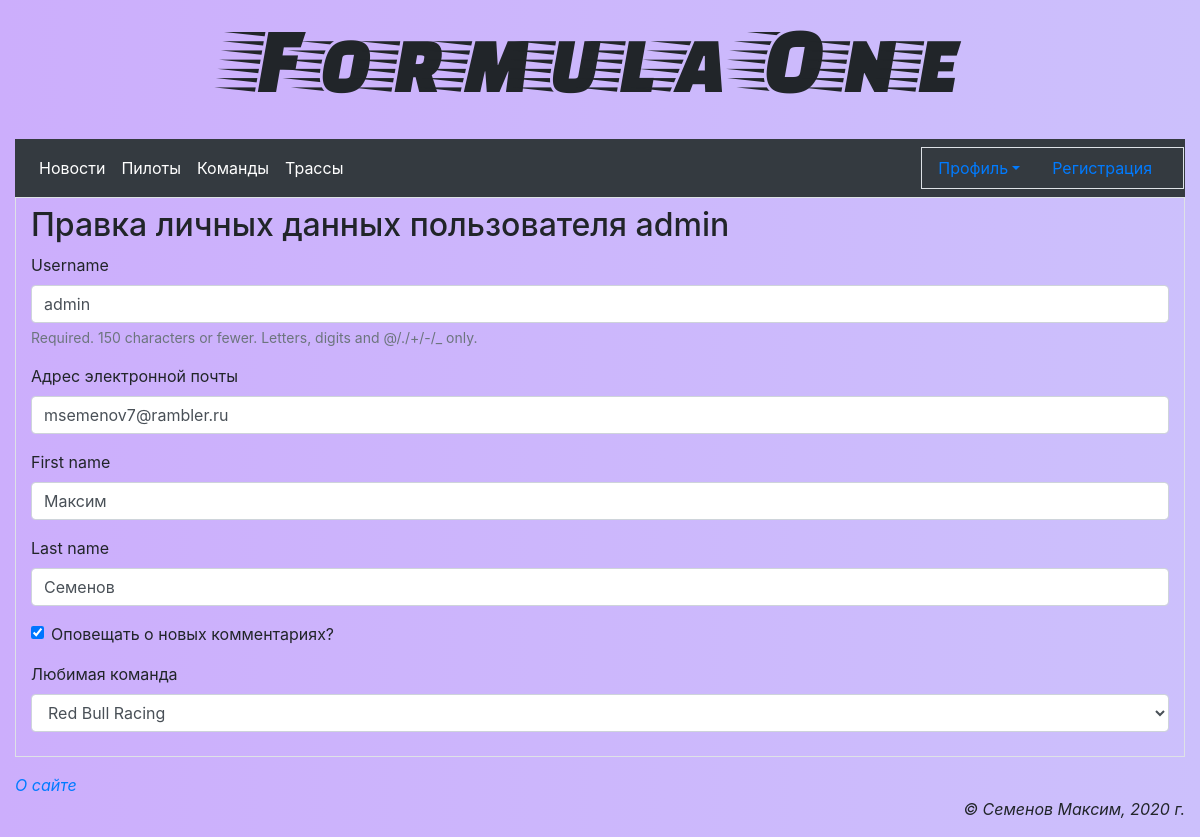
The app's page /accounts/profile/change (signed in), older data.
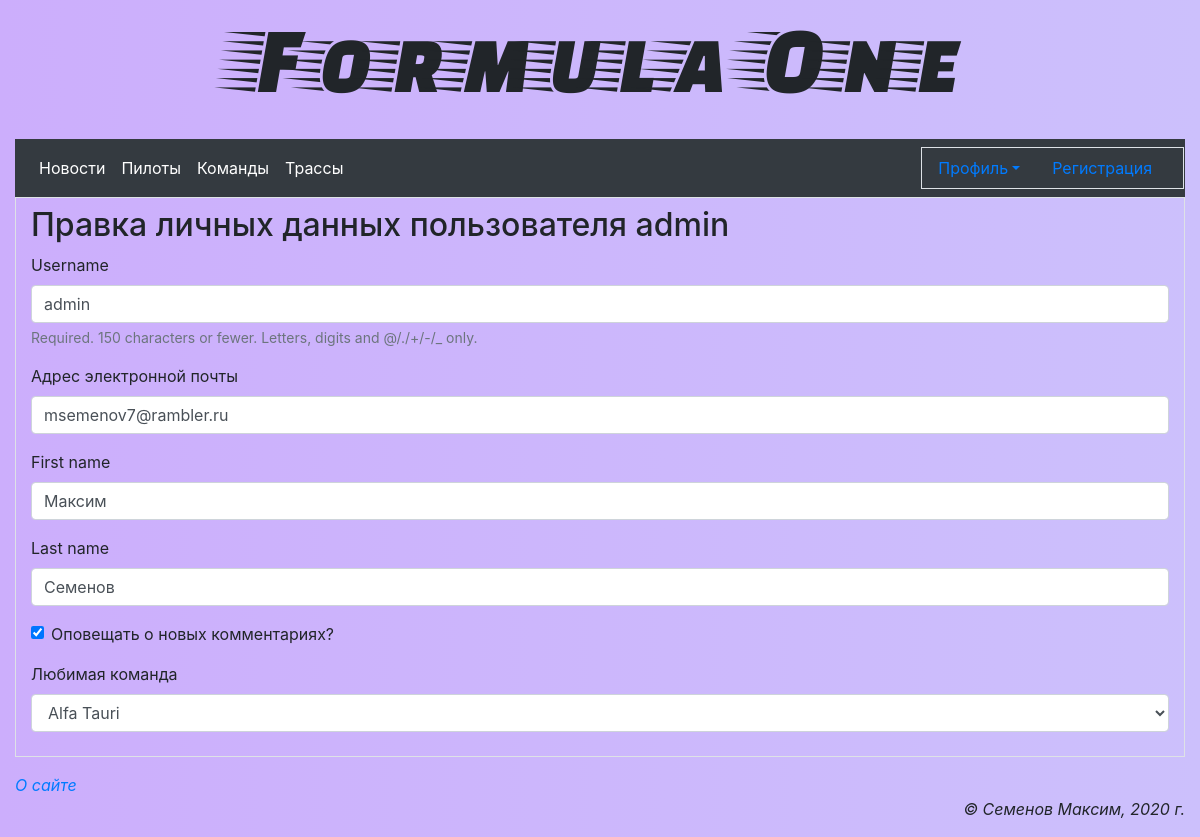
The same page, newer data.
### main/models.py (models this page shows)
class AdvUser(AbstractUser):
	is_activated = models.BooleanField(default=True, db_index=True, verbose_name='Прошел активацию?')
	send_messages = models.BooleanField(default=True, verbose_name = 'Оповещать о новых комментариях?')
	TEAMS = ( 	('Mercedes', 'Mercedes'),
				('Ferrari', 'Ferrari'),
				('Red Bull Racing', 'Red Bull Racing'),
				('Racing Point', 'Racing Point'),
				('Mclaren', 'Mclaren'),
				('Renault', 'Renault'),
				('Haas', 'Haas'),
				('Alfa Tauri', 'Alfa Tauri'),
				('Alfa Romeo', 'Alfa Romeo'),
				('Williams', 'Williams') )
	favorite_team = models.CharField(default=True, max_length=20, choices=TEAMS,
									 verbose_name = 'Любимая команда' )
	class Meta(AbstractUser.Meta):
		pass

### main/views.py (the view)
# urls.py: path('accounts/profile/change', ChangeUserInfoView.as_view(), name='profile_change'),
class ChangeUserInfoView(SuccessMessageMixin, LoginRequiredMixin, UpdateView):
	model = AdvUser
	template_name = 'main/change_user_info.html'
	form_class = ChangeUserInfoForm
	success_url = reverse_lazy('main:profile')
	success_message = 'Личные данные пользователя изменены'
	def dispatch(self, request, *args, **kwargs):
		self.user_id = request.user.pk
		return super().dispatch(request, *args, **kwargs)
	def get_object(self, queryset=None):
		if not queryset:
			queryset = self.get_queryset()
		return get_object_or_404(queryset, pk=self.user_id)

### main/forms.py
class ChangeUserInfoForm(forms.ModelForm):
	email = forms.EmailField(required=True, label='Адрес электронной почты')
	class Meta:
		model = AdvUser
		fields = ('username', 'email', 'first_name', 'last_name', 'send_messages', 'favorite_team')

### main/templates/main/change_user_info.html (shortened to what this page needs)
{% extends "layout/basic.html" %}
{% load bootstrap4 %}
{% block content %}
<h2>Правка личных данных пользователя {{ user.username }}</h2>
<form method="post">
	{% bootstrap_form form layout='horizontal' %}
</form>
{% endblock %}

Row changes from the older to the newer data that the page shows:
changed AdvUser "admin": favorite_team "Red Bull Racing" → "Alfa Tauri"
